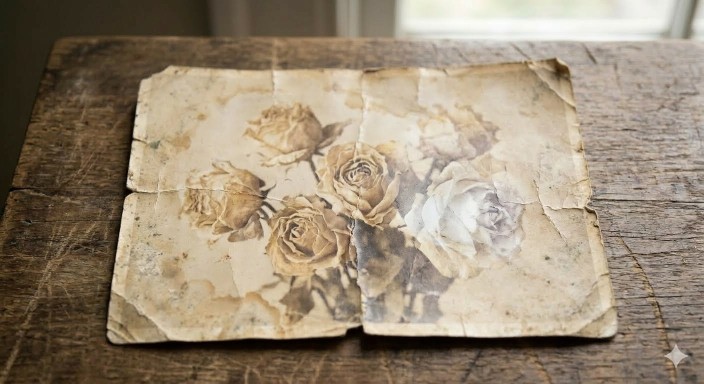
#> input picture dataset/old_images/unnamed.jpg, 1408 x 768 px (shown at 1/2 size)
$ python debug_detect.py -f dataset/old_images/unnamed.jpg   (older library calls are emulated)
#> lines starting #> are read from the running program, lines starting #| are printed output that depends on the picture; after the words box and inside, x2 and y2 are one past the last pixel; in counts of white or black regions, pixels touching at a corner belong together
### restoration.py
"""
restoration.py

Functions for color restoration pipeline.

Techniques used:
- Adaptive Gray World white balance using Hasler-Suesstrunk colorfulness metric
- Multi-Scale CLAHE on L channel for contrast enhancement
- Saturation increase in HSV space for color enhancement
- Unsharp Masking to enhance details
- Fold Line Suppression using Hough Transform + directional inpainting
- Spot/dust removal using residual thresholding + Telea inpainting
- No-Reference IQA metrics: BRISQUE and NIQE for ablation study

Required libraries: OpenCV, NumPy
"""
import cv2
import numpy as np
import os


# ─────────────────────────────────────────────
# BASIC IMAGE ANALYSIS
# ─────────────────────────────────────────────

# [92 lines left out: functions is_grayscale, estimate_noise_advanced, estimate_noise, _local_patch_stats, classify_noise_type, not called in this run]


def anscombe_transform(img):
    return 2.0 * np.sqrt(img.astype(np.float32) + 3.0 / 8.0)


def inverse_anscombe(transformed):
    inv = ((transformed / 2.0) ** 2) - 1.0 / 8.0
    return np.clip(inv, 0.0, 255.0).astype(np.uint8)


def contrast_score(img):
    gray = cv2.cvtColor(img, cv2.COLOR_BGR2GRAY)
    return float(np.std(gray))


def is_noisy(img, noise_thresh=10.0):
    noise_lvl = estimate_noise(img)
    return noise_lvl > noise_thresh, noise_lvl


def is_low_contrast(img, contrast_thresh=30.0):
    score = contrast_score(img)
    return score < contrast_thresh, score


# [5 lines left out: function entropy_metric, not called in this run]


# ─────────────────────────────────────────────
# DENOISING
# ─────────────────────────────────────────────

def nl_means_denoise(img, h=10, hColor=10, templateWindowSize=7, searchWindowSize=21):
    return cv2.fastNlMeansDenoisingColored(img, None, h, hColor, templateWindowSize, searchWindowSize)


def remove_noise(img, d=9, sigma_color=75, sigma_space=75):
    return cv2.bilateralFilter(img, d, sigma_color, sigma_space)


# ─────────────────────────────────────────────
# BLUR DETECTION
# ─────────────────────────────────────────────

# [104 lines left out: functions detect_blur_level, _high_pass_aggressive, high_pass_filter_sharpen, adaptive_unsharp_mask, enhance_edges_adaptive, detect_spots_mask and 1 more, not called in this run]


# ─────────────────────────────────────────────
# FOLD LINE SUPPRESSION  ← FIXED
# ─────────────────────────────────────────────

def detect_fold_lines(img, canny_low=80, canny_high=180,
                      hough_thresh=180,
                      min_line_length=200,
                      max_line_gap=10,
                      min_confidence=0.35,
                      allow_diagonal=False):
    """Detect physical fold/crease lines using Probabilistic Hough Transform.

    Fixed version:
    - Higher hough_thresh (180) — fewer false detections
    - Higher min_line_length (200) — only real long folds
    - Confidence filter: removes lines with < 25% edge support
    - Returns list of dicts with x1,y1,x2,y2,confidence,thickness
    - Keeps only top 3 most confident lines
    """
    gray  = cv2.cvtColor(img, cv2.COLOR_BGR2GRAY)
    edges = cv2.Canny(gray, canny_low, canny_high)

    lines = cv2.HoughLinesP(edges, 1, np.pi/180,
                             threshold=hough_thresh,
                             minLineLength=min_line_length,
                             maxLineGap=max_line_gap)

    fold_lines = []
    if lines is None:
        return []

    for l in lines:
        x1, y1, x2, y2 = l[0]
        length = np.hypot(x2-x1, y2-y1)
        # scale-aware minimum length (guard against downscaling)
        min_len = min_line_length
        h_img, w_img = edges.shape
        min_len = max(40, min(min_len, int(max(w_img, h_img) * 0.15)))
        if length < min_len:
            continue
        dx = abs(x2-x1)
        dy = abs(y2-y1)
        # Accept near-horizontal or near-vertical lines unless diagonals are allowed
        if not allow_diagonal:
            if dx == 0:
                ang_ratio = float('inf')
            else:
                ang_ratio = dy / float(dx)
            if not (ang_ratio < 0.25 or ang_ratio > 4.0):
                continue
        pts = np.linspace(0, 1, 100)
        xs  = np.clip((x1+(x2-x1)*pts).astype(int), 0, edges.shape[1]-1)
        ys  = np.clip((y1+(y2-y1)*pts).astype(int), 0, edges.shape[0]-1)
        confidence = float(np.mean(edges[ys, xs]) / 255.0)
        # Filter by configured confidence
        if confidence < float(min_confidence):
            continue
        fold_lines.append({'x1':int(x1),'y1':int(y1),'x2':int(x2),'y2':int(y2),
                           'confidence':confidence,'thickness':5})

    fold_lines = sorted(fold_lines, key=lambda x: x['confidence'], reverse=True)[:3]

    # If nothing found, try a relaxed fallback to surface any missed folds
    if not fold_lines:
        # relaxed params
        edges2 = cv2.Canny(gray, max(30, canny_low//2), min(160, canny_high))
        raw2 = cv2.HoughLinesP(edges2, 1, np.pi/180,
                              threshold=max(40, hough_thresh//3),
                              minLineLength=max(30, int(min_line_length*0.5)),
                              maxLineGap=max(5, max_line_gap*2))
        if raw2 is not None:
            for l in raw2:
                x1, y1, x2, y2 = l[0]
                length = np.hypot(x2-x1, y2-y1)
                if length < 30:
                    continue
                dx = abs(x2-x1); dy = abs(y2-y1)
                if not allow_diagonal:
                    if dx == 0:
                        ang_ratio = float('inf')
                    else:
                        ang_ratio = dy / float(dx)
                    if not (ang_ratio < 0.5 or ang_ratio > 2.0):
                        continue
                pts = np.linspace(0, 1, 60)
                xs = np.clip((x1+(x2-x1)*pts).astype(int), 0, edges2.shape[1]-1)
                ys = np.clip((y1+(y2-y1)*pts).astype(int), 0, edges2.shape[0]-1)
                confidence = float(np.mean(edges2[ys, xs]) / 255.0)
                if confidence < 0.15:
                    continue
                fold_lines.append({'x1':int(x1),'y1':int(y1),'x2':int(x2),'y2':int(y2),
                                   'confidence':confidence,'thickness':5})
        fold_lines = sorted(fold_lines, key=lambda x: x['confidence'], reverse=True)[:3]

    return fold_lines


# [42 lines left out: functions build_fold_mask, suppress_fold_lines, not called in this run]


# ─────────────────────────────────────────────
# DEBUG VISUALIZATION  ← FIXED
# ─────────────────────────────────────────────

def save_debug_overlays(img, fold_lines, spots_mask, out_prefix):
    """Save debug visualizations for detected folds and spot masks.

    Fixed version:
    - Simple green lines for folds — no score text, no color ramps
    - Red overlay for spots
    - Combined overlay image
    """
    fold_viz = img.copy()
    for fl in fold_lines:
        if isinstance(fl, (list, tuple)) and len(fl) >= 4:
            x1, y1, x2, y2 = fl[0], fl[1], fl[2], fl[3]
        else:
            x1, y1, x2, y2 = fl['x1'], fl['y1'], fl['x2'], fl['y2']
        cv2.line(fold_viz, (x1, y1), (x2, y2), (0, 255, 0), 3)

    spots_color = np.zeros_like(img)
    spots_viz   = img.copy()
    if spots_mask is not None and np.any(spots_mask):
        spots_color[spots_mask > 0] = (0, 0, 255)
        spots_viz = cv2.addWeighted(spots_viz, 0.6, spots_color, 0.4, 0)

    overlay = img.copy()
    if spots_mask is not None and np.any(spots_mask):
        overlay = cv2.addWeighted(overlay, 0.7, spots_color, 0.3, 0)
    for fl in fold_lines:
        if isinstance(fl, (list, tuple)) and len(fl) >= 4:
            x1, y1, x2, y2 = fl[0], fl[1], fl[2], fl[3]
        else:
            x1, y1, x2, y2 = fl['x1'], fl['y1'], fl['x2'], fl['y2']
        cv2.line(overlay, (x1, y1), (x2, y2), (0, 255, 0), 3)

    try:
        cv2.imwrite(out_prefix + '_folds.png',   fold_viz)
        cv2.imwrite(out_prefix + '_spots.png',   spots_viz)
        cv2.imwrite(out_prefix + '_overlay.png', overlay)
    except Exception:
        pass


# ─────────────────────────────────────────────
# WHITE BALANCE — ADAPTIVE
# ─────────────────────────────────────────────

# [101 lines left out: functions colorfulness_metric, adaptive_wb_weight, adaptive_wb_weight_entropy, white_balance_grayworld, white_balance_adaptive, white_balance and 4 more, not called in this run]


# ─────────────────────────────────────────────
# QUALITY METRICS
# ─────────────────────────────────────────────

def mse(imageA, imageB):
    return float(np.mean((imageA.astype('float32') - imageB.astype('float32'))**2))


def psnr(imageA, imageB):
    return float(cv2.PSNR(imageA, imageB))


# [388 lines left out: functions ssim, brisque_score, niqe_score, single_scale_retinex, multi_scale_retinex, msrcr and 7 more, not called in this run]

### debug_detect.py
import argparse
import cv2
import numpy as np
from restoration import detect_fold_lines, save_debug_overlays

parser = argparse.ArgumentParser()
parser.add_argument('--file','-f', required=True)
parser.add_argument('--out','-o', default='results/debug_test')
parser.add_argument('--mode', choices=['default','relaxed','both'], default='default',
                    help='Which detection mode to run and save')
args = parser.parse_args()

img = cv2.imread(args.file)
#> img is the input picture: shape (768, 1408, 3); mean B, G, R 118.6, 139.4, 154.4
if img is None:
    print('Cannot read:', args.file)
    raise SystemExit(1)

h, w = img.shape[:2]
#> h = 768; w = 1408
print('Image size:', w, 'x', h)
#| Image size: 1408 x 768

# Raw Hough with defaults from detect_fold_lines
gray = cv2.cvtColor(img, cv2.COLOR_BGR2GRAY)
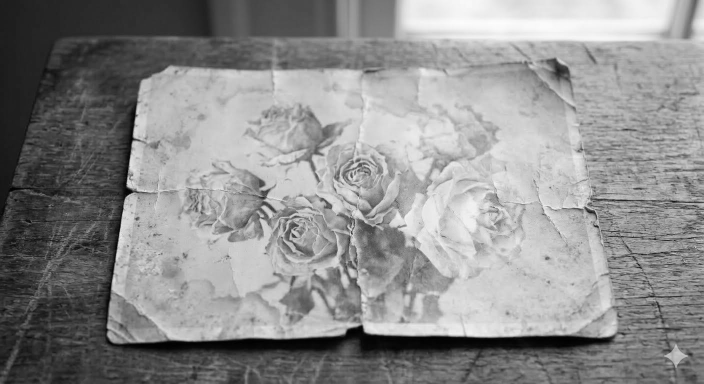
#> gray: shape (768, 1408) (shown at 1/2 size); min 0, max 253, mean 141.5
edges = cv2.Canny(gray, 80, 180)
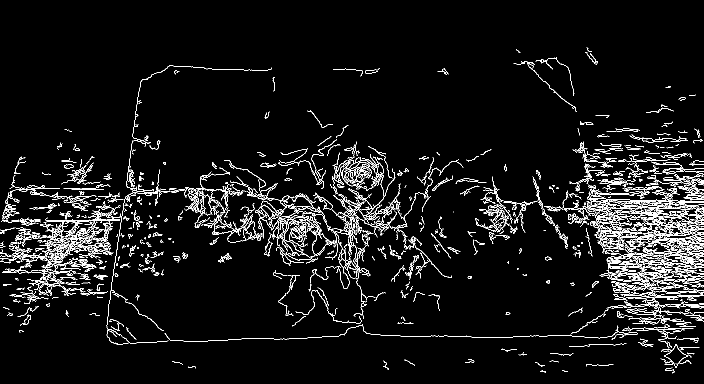
#> edges: shape (768, 1408) (shown at 1/2 size); 5.4% white in thin lines or dots, all inside (x1, y1, x2, y2) = (0, 95, 1408, 747)
raw = cv2.HoughLinesP(edges, 1, np.pi/180, threshold=180, minLineLength=200, maxLineGap=10)
#> raw = None
print('Raw Hough lines (default params):', 0 if raw is None else len(raw))
#| Raw Hough lines (default params): 0

# Call detect_fold_lines (default)
folds_default = detect_fold_lines(img)
#> folds_default = []
print('Filtered fold_lines (default):', len(folds_default))
#| Filtered fold_lines (default): 0
for i, fl in enumerate(folds_default):
    print(f'  {i}: conf={fl.get("confidence"):.3f} pts=({fl["x1"]},{fl["y1"]})-({fl["x2"]},{fl["y2"]})' if isinstance(fl, dict) else fl)
#> this loop made 0 passes

if args.mode in ('default','both'):
    save_debug_overlays(img, folds_default, None, args.out + '_default')

# Try relaxed params
canny_low, canny_high = 50, 150
hough_thresh = 60
min_len = 50
max_gap = 20

edges2 = cv2.Canny(gray, canny_low, canny_high)
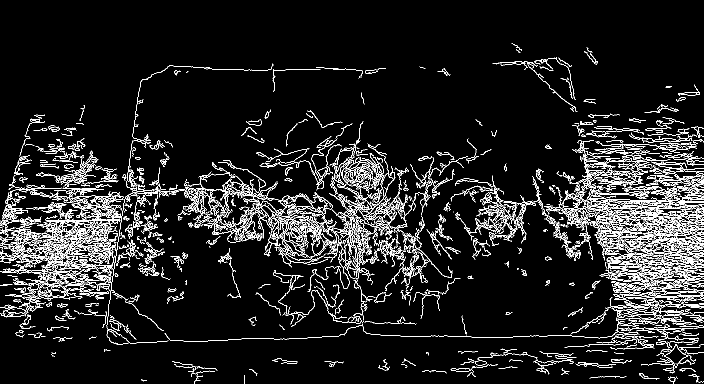
#> edges2: shape (768, 1408) (shown at 1/2 size); 8.1% white in thin lines or dots, all inside (x1, y1, x2, y2) = (0, 87, 1408, 768)
raw2 = cv2.HoughLinesP(edges2, 1, np.pi/180, threshold=hough_thresh, minLineLength=min_len, maxLineGap=max_gap)
#> raw2 = 1410 rows, first 6: [1085, 420, 1398, 398], [1131, 428, 1393, 410], [672, 430, 853, 411], [429, 457, 667, 453], [378, 450, 781, 443], [121, 436, 243, 432]
print('Raw Hough lines (relaxed params):', 0 if raw2 is None else len(raw2))
#| Raw Hough lines (relaxed params): 1410

from restoration import detect_fold_lines as detect_fold_lines_fn
folds_relaxed = detect_fold_lines_fn(img, canny_low=canny_low, canny_high=canny_high,
                                    hough_thresh=hough_thresh, min_line_length=min_len, max_line_gap=max_gap)
#> in detect_fold_lines (call 2), `lines = cv2.HoughLinesP(edges, 1, np.pi/180, threshold=hough_thresh, m..`: lines has the same summary as raw2 outside detect_fold_lines
#> the loop in detect_fold_lines (call 2), `for l in lines:` made 1410 passes
#> (x1, y1, x2, y2, length, dx, dy, ang_ratio) on passes 1 to 12: (1085, 420, 1398, 398, 313.8, 313, 22, 0.0703), (1131, 428, 1393, 410, 262.6, 262, 18, 0.0687), (672, 430, 853, 411, 182, 181, 19, 0.105), (429, 457, 667, 453, 238, 238, 4, 0.0168), (378, 450, 781, 443, 403.1, 403, 7, 0.0174), (121, 436, 243, 432, 122.1, 122, 4, 0.0328), (1218, 433, 1407, 423, 189.3, 189, 10, 0.0529), (0, 494, 290, 479, 290.4, 290, 15, 0.0517), (684, 407, 806, 413, 122.1, 122, 6, 0.0492), (1104, 447, 1406, 426, 302.7, 302, 21, 0.0695), (424, 466, 882, 466, 458, 458, 0, 0), (1, 445, 156, 440, 155.1, 155, 5, 0.0323)
#> l on passes 55 to 60: [[985, 461, 1050, 464]], [[534, 490, 837, 474]], [[692, 422, 808, 434]], [[1202, 490, 1398, 514]], [[1128, 484, 1401, 474]], [[1, 476, 315, 454]]
print('Filtered fold_lines (relaxed):', len(folds_relaxed))
#| Filtered fold_lines (relaxed): 3
for i, fl in enumerate(folds_relaxed):
    if isinstance(fl, dict):
        print(f'  {i}: conf={fl.get("confidence"):.3f} pts=({fl["x1"]},{fl["y1"]})-({fl["x2"]},{fl["y2"]})')
    else:
        print(' ', fl)
#> this loop made 3 passes
#|   0: conf=0.960 pts=(143,378)-(207,378)
#|   1: conf=0.910 pts=(1177,689)-(1230,690)
#|   2: conf=0.840 pts=(413,138)-(470,138)

if args.mode in ('relaxed','both'):
    save_debug_overlays(img, folds_relaxed, None, args.out + '_relaxed')

if args.mode == 'both':
    print('Saved overlays to:', args.out + '_default.png and', args.out + '_relaxed.png')
elif args.mode == 'default':
    print('Saved overlay to:', args.out + '_default.png')
elif args.mode == 'relaxed':
    print('Saved overlay to:', args.out + '_relaxed.png')
